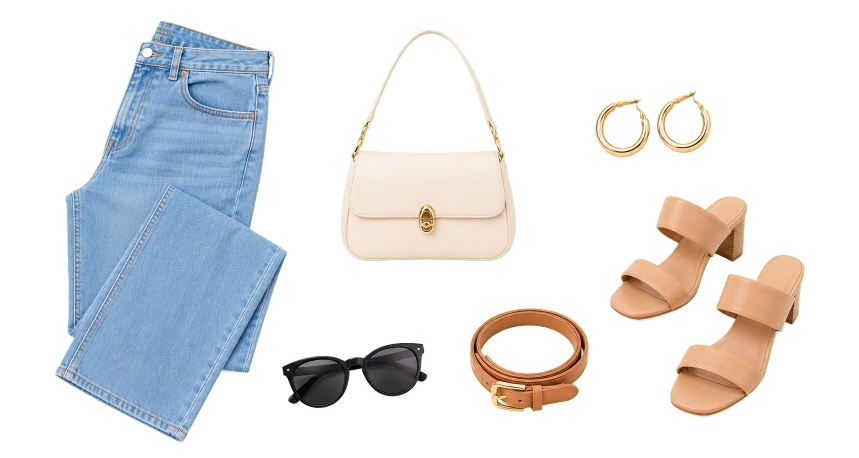
#> input picture assets/gen/gen-accessory-neutral-01.png, 1717 x 916 px, given in place of gen-scene-red-bookstore-walk-jeans-v12.png, which was not available (shown at 1/2 size)
$ python build-red-teal-young-longhair-contact-sheet-12.py
#> lines starting #> are read from the running program, lines starting #| are printed output that depends on the picture; pictures that were not available may be replaced by others from this repository, and a replacement may not be noted
from pathlib import Path

from PIL import Image, ImageDraw, ImageFont


ROOT = Path(__file__).resolve().parents[1]
FILES = [
    ROOT / "assets/gen/gen-scene-red-bookstore-walk-jeans-v12.png",
    ROOT / "assets/gen/gen-scene-red-cafe-seated-jeans-v12.png",
    ROOT / "assets/gen/gen-scene-teal-artisan-market-jeans-v12.png",
    ROOT / "assets/gen/gen-scene-teal-coastal-walk-jeans-v12.png",
]
OUT = ROOT / "assets/gen/red-teal-young-longhair-contact-sheet-12.jpg"

cols, rows = 2, 2
cell_w, cell_h, label_h = 520, 600, 48
sheet = Image.new("RGB", (cell_w * cols, (cell_h + label_h) * rows), "#f7f7f5")
draw = ImageDraw.Draw(sheet)
font = ImageFont.load_default(size=14)

for index, path in enumerate(FILES):
    image = Image.open(path).convert("RGB")
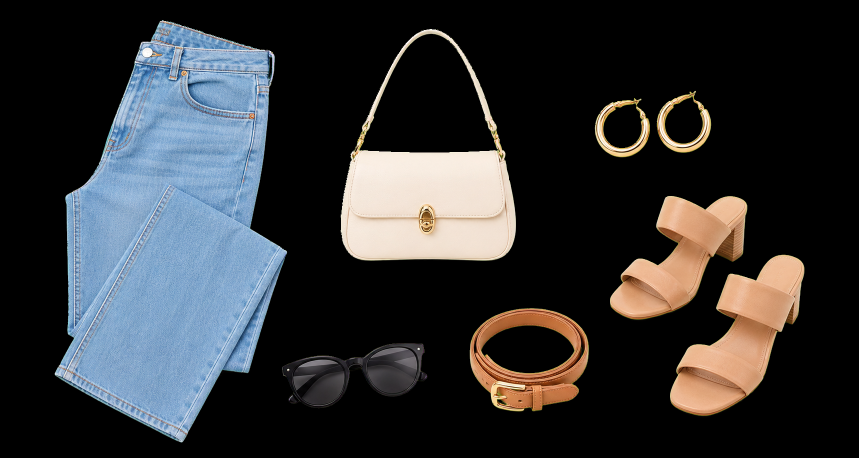
#> image: PIL image 1717x916 RGB (shown at 1/2 size); mean R, G, B 49.6, 50.6, 52.5
    image.thumbnail((cell_w - 16, cell_h - 16), Image.Resampling.LANCZOS)
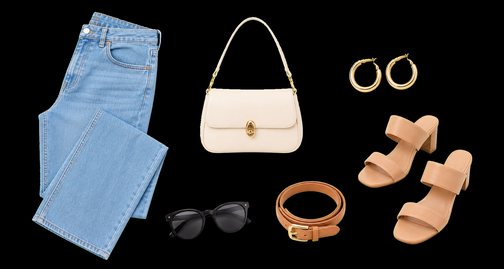
#> image: PIL image 504x269 RGB; mean R, G, B 49.8, 50.8, 52.7
    x = (index % cols) * cell_w
    y = (index // cols) * (cell_h + label_h)
    sheet.paste(image, (x + (cell_w - image.width) // 2, y + (cell_h - image.height) // 2))
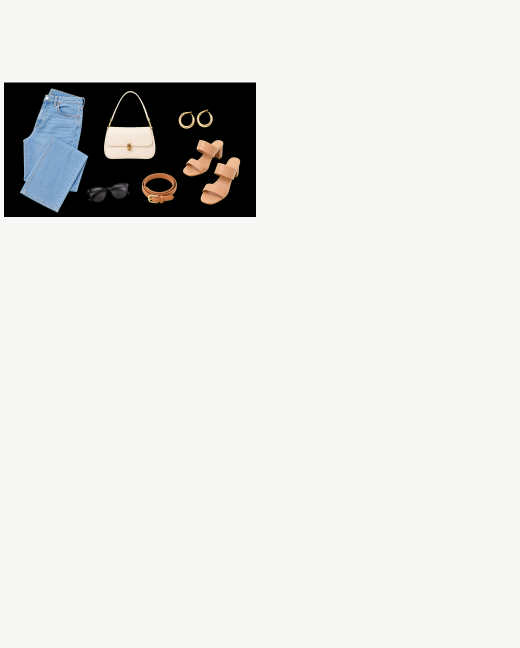
#> sheet: PIL image 1040x1296 RGB (shown at 1/2 size); mean R, G, B 227.2, 227.3, 225.7
    draw.rectangle((x, y, x + cell_w - 1, y + cell_h + label_h - 1), outline="#c5c5c0", width=2)
    draw.text((x + 10, y + cell_h + 14), path.stem, fill="#343434", font=font)
#> pass 2 of the loop `for index, path in enumerate(FILES):`:
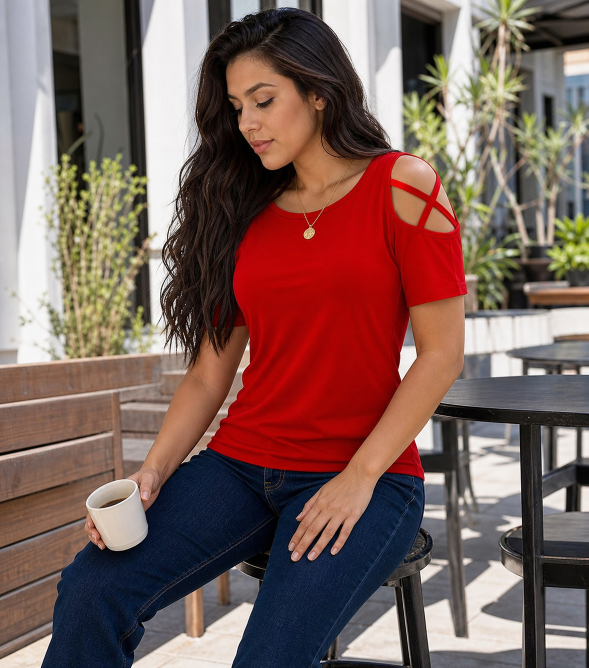
#> input picture assets/gen/gen-scene-red-cafe-seated-jeans-v12.png, 1177 x 1336 px (shown at 1/2 size)
#> image is the input picture: PIL image 1177x1336 RGB; mean R, G, B 124.5, 96.2, 90.4
#> `image.thumbnail((cell_w - 16, cell_h - 16), Image.Resampling.LANCZOS)`:
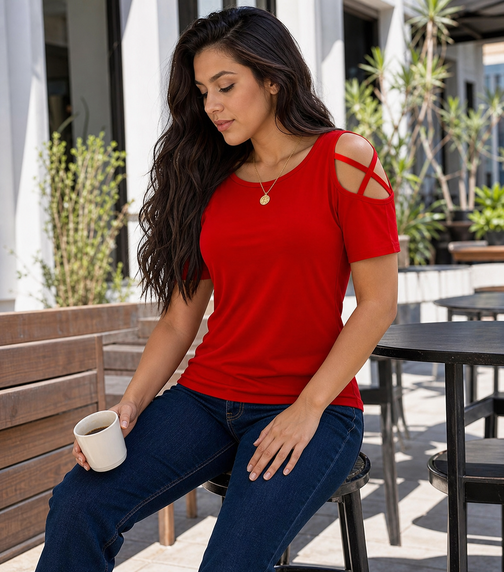
#> image: PIL image 504x572 RGB; mean R, G, B 124.5, 96.2, 90.4
#> `sheet.paste(image, (x + (cell_w - image.width) // 2, y + (cell_h - ima..`:
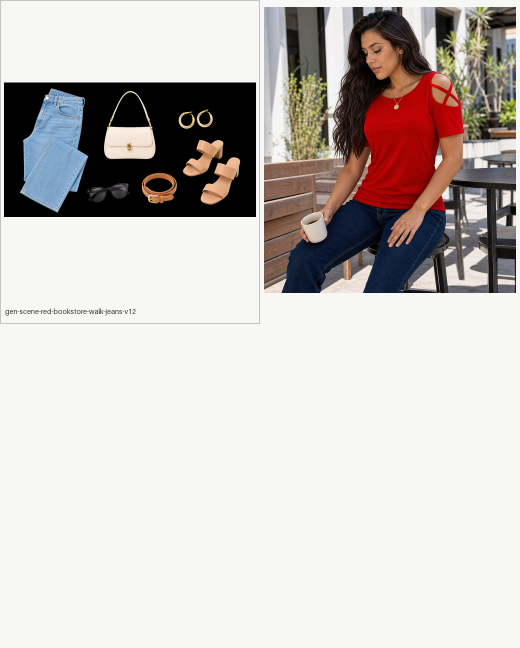
#> sheet: PIL image 1040x1296 RGB (shown at 1/2 size); mean R, G, B 200.7, 194.7, 192.3
#> pass 3 of the loop `for index, path in enumerate(FILES):`:
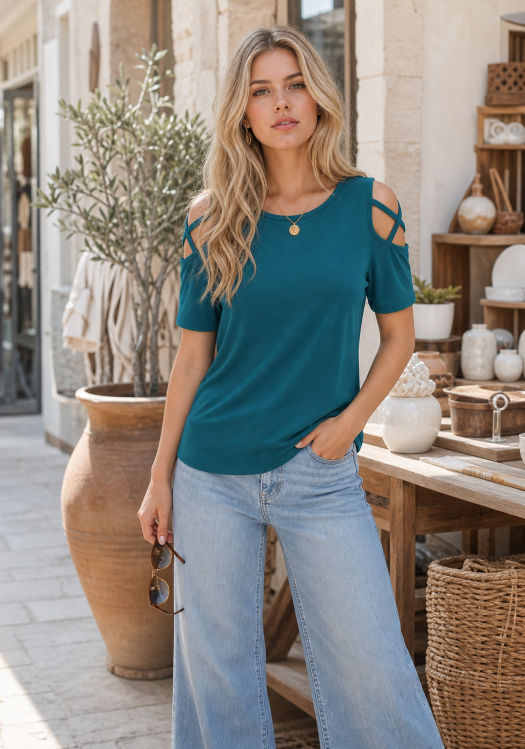
#> input picture assets/gen/gen-scene-teal-artisan-market-jeans-v12.png, 1050 x 1498 px (shown at 1/2 size)
#> image is the input picture: PIL image 1050x1498 RGB; mean R, G, B 141.6, 134.7, 127.6
#> `image.thumbnail((cell_w - 16, cell_h - 16), Image.Resampling.LANCZOS)`:
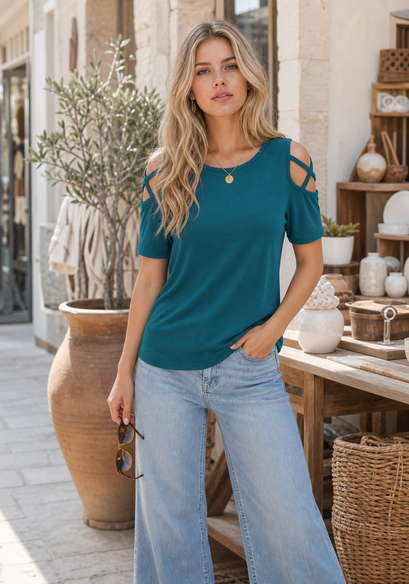
#> image: PIL image 409x584 RGB; mean R, G, B 141.6, 134.7, 127.6
#> `sheet.paste(image, (x + (cell_w - image.width) // 2, y + (cell_h - ima..`:
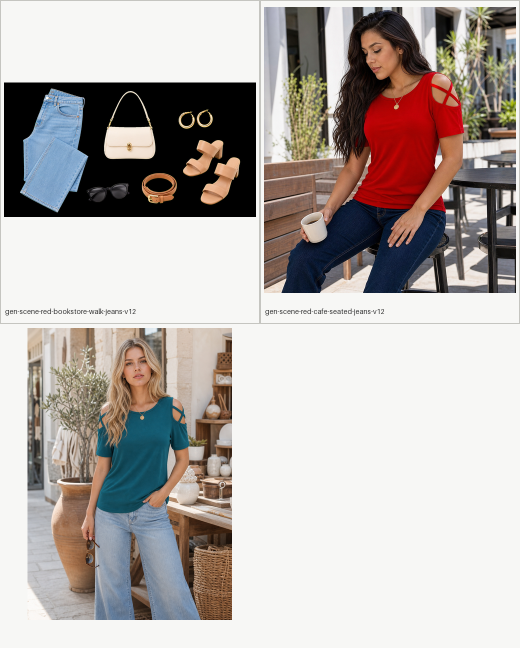
#> sheet: PIL image 1040x1296 RGB (shown at 1/2 size); mean R, G, B 181.7, 174.6, 171.2
#> the loop made 4 passes; the first 3 are shown

sheet.save(OUT, quality=92)
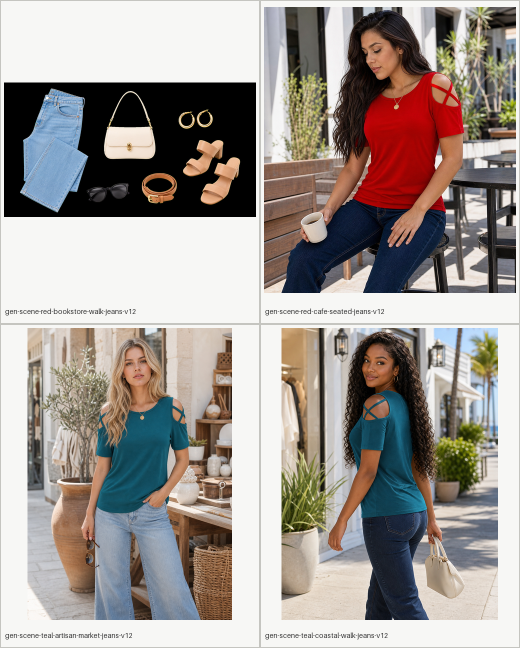
#> saved as red-teal-young-longhair-contact-sheet-12.jpg: PIL image 1040x1296 RGB (shown at 1/2 size); mean R, G, B 159.8, 152.1, 147.4
print(OUT)
